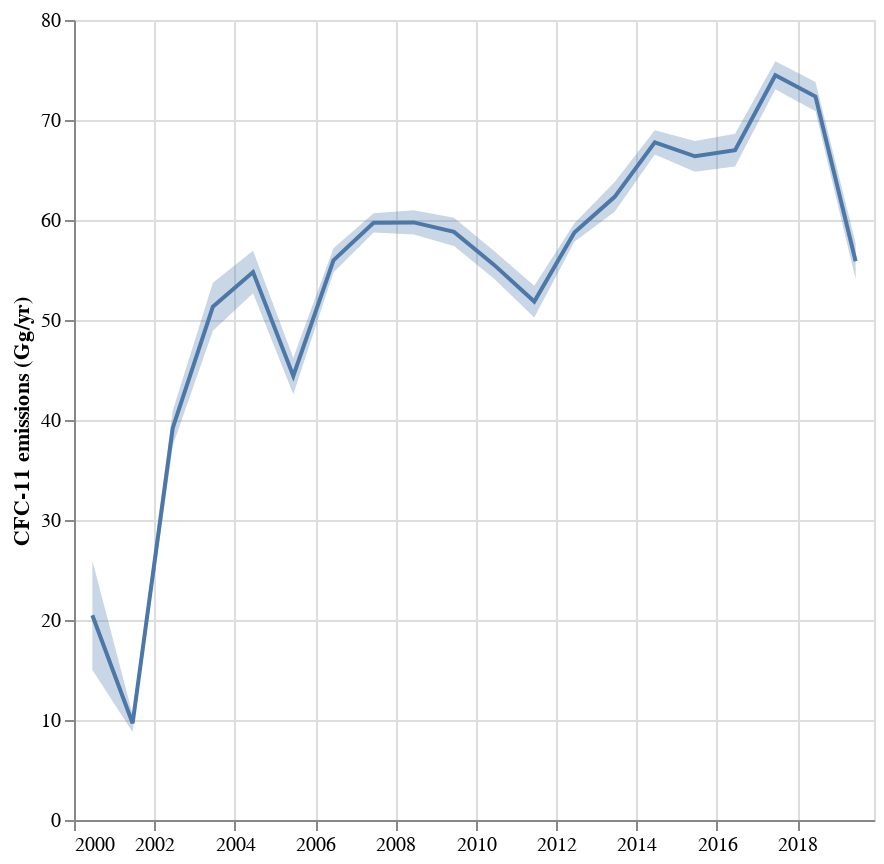

The cell this chart's notebook holds for it:
### Code cell
plot_emissions(inv_mcmc_zero.outputs)

### Figure 1 — Vega-Lite specification as saved in the notebook (floating-point values rounded to 4 significant figures)
{"config": {"view": {"continuousWidth": 400, "continuousHeight": 300}}, "layer": [{"mark": {"type": "area", "opacity": 0.3}, "encoding": {"x": {"field": "Date", "scale": {"domain": ["2000-01-01T00:00:00", "2019-12-01T00:00:00"]}, "type": "temporal"}, "y": {"field": "ymin", "title": "", "type": "quantitative"}, "y2": {"field": "ymax"}}, "selection": {"selector005": {"type": "interval", "bind": "scales", "encodings": ["x", "y"]}}, "transform": [{"calculate": "datum.Emissions-datum.Emissions_uncertainty", "as": "ymin"}, {"calculate": "datum.Emissions+datum.Emissions_uncertainty", "as": "ymax"}]}, {"mark": "line", "encoding": {"tooltip": [{"field": "Date", "type": "temporal"}, {"field": "Emissions", "type": "quantitative"}], "x": {"field": "Date", "scale": {"domain": ["2000-01-01T00:00:00", "2019-12-01T00:00:00"]}, "title": null, "type": "temporal"}, "y": {"field": "Emissions", "scale": {"domain": [0.0, 75.87]}, "title": "CFC-11 emissions (Gg/yr)", "type": "quantitative"}}, "transform": [{"calculate": "datum.Emissions-datum.Emissions_uncertainty", "as": "ymin"}, {"calculate": "datum.Emissions+datum.Emissions_uncertainty", "as": "ymax"}]}], "data": {"name": "data-0e47fe63c29afc4fff52db51b41923ee"}, "height": 400, "width": 400, "$schema": "https://vega.github.io/schema/vega-lite/v4.17.0.json", "datasets": {"data-0e47fe63c29afc4fff52db51b41923ee": [{"Date": "2000-06-16T00:00:00", "Emissions": 20.47, "Emissions_uncertainty": 5.468}, {"Date": "2001-06-17T00:00:00", "Emissions": 9.675, "Emissions_uncertainty": 0.8759}, {"Date": "2002-06-17T00:00:00", "Emissions": 39.21, "Emissions_uncertainty": 1.752}, {"Date": "2003-06-17T00:00:00", "Emissions": 51.33, "Emissions_uncertainty": 2.4}, {"Date": "2004-06-16T00:00:00", "Emissions": 54.79, "Emissions_uncertainty": 2.125}, {"Date": "2005-06-17T00:00:00", "Emissions": 44.41, "Emissions_uncertainty": 1.823}, {"Date": "2006-06-17T00:00:00", "Emissions": 55.97, "Emissions_uncertainty": 1.209}, {"Date": "2007-06-17T00:00:00", "Emissions": 59.71, "Emissions_uncertainty": 0.9713}, {"Date": "2008-06-16T00:00:00", "Emissions": 59.76, "Emissions_uncertainty": 1.21}, {"Date": "2009-06-17T00:00:00", "Emissions": 58.81, "Emissions_uncertainty": 1.415}, {"Date": "2010-06-17T00:00:00", "Emissions": 55.51, "Emissions_uncertainty": 1.388}, {"Date": "2011-06-17T00:00:00", "Emissions": 51.85, "Emissions_uncertainty": 1.588}, {"Date": "2012-06-16T00:00:00", "Emissions": 58.75, "Emissions_uncertainty": 0.9249}, {"Date": "2013-06-17T00:00:00", "Emissions": 62.31, "Emissions_uncertainty": 1.479}, {"Date": "2014-06-17T00:00:00", "Emissions": 67.77, "Emissions_uncertainty": 1.22}, {"Date": "2015-06-17T00:00:00", "Emissions": 66.37, "Emissions_uncertainty": 1.534}, {"Date": "2016-06-16T00:00:00", "Emissions": 66.99, "Emissions_uncertainty": 1.627}, {"Date": "2017-06-17T00:00:00", "Emissions": 74.47, "Emissions_uncertainty": 1.399}, {"Date": "2018-06-17T00:00:00", "Emissions": 72.34, "Emissions_uncertainty": 1.469}, {"Date": "2019-06-17T00:00:00", "Emissions": 55.88, "Emissions_uncertainty": 1.802}]}}
